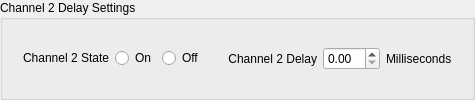
                   <widget class="QGroupBox" name="groupBox_11">
                    <property name="title">
                     <string>Channel 2 Delay Settings</string>
                    </property>
                    <layout class="QGridLayout" name="gridLayout_44">
                     <item row="0" column="0">
                      <widget class="QWidget" name="widget_9" native="true">
                       <layout class="QGridLayout" name="gridLayout_45">
                        <item row="0" column="0">
                         <widget class="QLabel" name="label_21">
                          <property name="text">
                           <string>Channel 2 State</string>
                          </property>
                         </widget>
                        </item>
                        <item row="0" column="2">
                         <widget class="QRadioButton" name="radioButton_6">
                          <property name="text">
                           <string>Off</string>
                          </property>
                         </widget>
                        </item>
                        <item row="0" column="1">
                         <widget class="QRadioButton" name="radioButton_5">
                          <property name="text">
                           <string>On</string>
                          </property>
                         </widget>
                        </item>
                       </layout>
                      </widget>
                     </item>
                     <item row="0" column="3">
                      <widget class="QWidget" name="ch2_delay_widget" native="true">
                       <layout class="QGridLayout" name="gridLayout_48">
                        <item row="0" column="1">
                         <widget class="QDoubleSpinBox" name="doubleSpinBox_3"/>
                        </item>
                        <item row="0" column="2">
                         <widget class="QLabel" name="label_95">
                          <property name="text">
                           <string>Milliseconds</string>
                          </property>
                         </widget>
                        </item>
                        <item row="0" column="0">
                         <widget class="QLabel" name="label_88">
                          <property name="text">
                           <string>Channel 2 Delay</string>
                          </property>
                          <property name="alignment">
                           <set>Qt::AlignmentFlag::AlignRight|Qt::AlignmentFlag::AlignTrailing|Qt::AlignmentFlag::AlignVCenter</set>
                          </property>
                         </widget>
                        </item>
                       </layout>
                      </widget>
                     </item>
                    </layout>
                   </widget>
